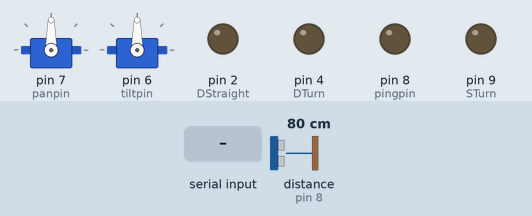
Recording of a sketch running on a simulated Arduino Uno, built with avr-gcc and run on an emulated ATmega328P. Shown: 2 × servo, output pins drawn as LEDs (lit = HIGH). The test bench sets the inputs (shaded band); at power-on: distance to the obstacle (sensor on pin 8) 80 cm. The echo pulse lasts 58.3 µs per cm; pins used as bus, display or sensor lines are not drawn; what the sketch prints to the serial monitor is not drawn.

Above: at 1.2 s.
1.3 s: "2" received over Serial
2.9 s: "s" received over Serial
Timing chart, 0 to 5.9 s (numbered marks = the images above; inputs shaded):
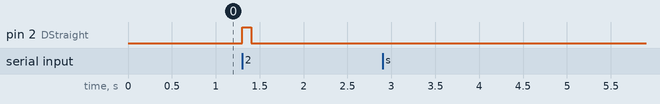

Measured:
- after the input at 1.3 s, pin 2 (DStraight): LOW → HIGH at once, → LOW 0.10 s later

The sketch:

Car_Receive_v3.ino
```cpp
#include<Servo.h>

int msg[15];//data array received from serial
int accel;
int turn;
int panposition=90;//center servo at start
int tiltposition=90;//center servo
int panpin=7;
int tiltpin=6;
int pingpin=8;
int DStraight=2;//IA2 Yellow  BIA
int SStraight = 5; //IB2 Gray BIB
int STurn = 9;  //IA1 Brown
int DTurn = 4; //IB1 Purple


Servo pan;
Servo tilt;

void setup(){
 Serial.begin(9600);
 pan.attach(panpin);
 tilt.attach(tiltpin);
 pinMode(pingpin,OUTPUT);
 pinMode(DStraight, OUTPUT);
 pinMode(SStraight, OUTPUT);
 pinMode(DTurn, OUTPUT);
 pinMode(STurn, OUTPUT);
 digitalWrite(DStraight,LOW);
 digitalWrite(SStraight,LOW);
 digitalWrite(DTurn,LOW);
 digitalWrite(STurn,LOW);


}

void loop(){
 if (Serial.available()){
  delay(1);
     for(int x=0; x<7; x++)//read serial characters
     {if(Serial.available())
      msg[x]=Serial.read();//
     // Serial.println(msg[x]);
     if (msg[x]==' ')
     x=7;}
     //Serial.print(msg[0]);
     //Serial.print('1');
     pan.write(panposition);
     tilt.write(tiltposition);


     if(msg[2]=='r')
     {//Serial.println("Turn Right ");
     turn=msg[3];
     //Serial.println(turn);
  //   digitalWrite(STurn,LOW);
    // digitalWrite(DTurn,LOW);
  digitalWrite(DTurn,LOW);
     analogWrite(STurn,255);
     //delay( 100 );
     }
     else if (msg[2]=='l')
     {//Serial.println("Turn Left ");
     turn=msg[3];
     //Serial.println(turn);
     //digitalWrite(STurn,LOW);
     //digitalWrite(DTurn,LOW);

     digitalWrite(DTurn,HIGH);
     analogWrite(STurn,1);
     //delay( 100 );
     }
     else
     {//Serial.println("No Turn");
     turn=0;
     digitalWrite(DTurn,LOW);
     digitalWrite(STurn,LOW);
     }


     if(msg[0]=='1')
     {//Serial.println("Accel Forward ");
     //accel=msg[1];
     digitalWrite(DStraight,LOW);
     digitalWrite(SStraight,LOW);

     accel=255;
     //Serial.print("works");
     //Serial.println(accel);
     digitalWrite(DStraight,LOW);
     analogWrite(SStraight,accel);
     delay( 100 );

     //analogWrite(SStraight,accel);
     //analogWrite(forward, accel);    //set both motors to run at (100/255 = 39)% duty cycle
     }
     else if (msg[0]=='2')
     {//Serial.println("Accel Reverse ");
     accel=msg[1];
     accel=254;
     //Serial.println(accel);
       digitalWrite(DStraight,LOW);
     digitalWrite(SStraight,LOW);
     // delay( 100 );
     //Serial.println(accel);

     digitalWrite(DStraight,HIGH);
     analogWrite(SStraight,255-accel);
     delay( 100 );
     //analogWrite(SStraight,accel);
     }
     else
     {//Serial.println("Accel Neutral ");
     accel=0;
     digitalWrite(SStraight,LOW);
     digitalWrite(DStraight,LOW);

     }

;

// if(msg[6]>150) {
  if(msg[4]=='x')
    {if(panposition<180)
    panposition=panposition+2;
    }
  else if(msg[4]=='w')
    {if(panposition>0)
      panposition=panposition-2;
    }

  if(msg[5]=='z')
  {if(tiltposition<180)
    tiltposition=tiltposition+2;
  }
  else if(msg[5]=='y')
    {if(tiltposition>0)
      tiltposition=tiltposition-2;
    }


  //}
if(msg[0]=='s'){
  Serial.println(getdistance());
}

if(msg[0]=='p'){
Serial.println(panposition);
}

if(msg[0]=='t'){
Serial.println(tiltposition);
}


 }

 else{//serial not available stop vehicle
// Serial.println(getdistance());
if (Serial.available()==0){
 digitalWrite(SStraight,LOW);
 digitalWrite(DStraight,LOW);
 digitalWrite(STurn,LOW);
digitalWrite(DTurn,LOW);
 }}}


long getdistance(){

 pinMode(pingpin, OUTPUT);
  digitalWrite(pingpin, LOW);
  delayMicroseconds(2);
  digitalWrite(pingpin, HIGH);
  delayMicroseconds(5);
  digitalWrite(pingpin, LOW);//preperation pulses

pinMode(pingpin,INPUT);
long dist;
dist=pulseIn(pingpin,HIGH);
return (dist/74/2);//conv to inches
}
```
